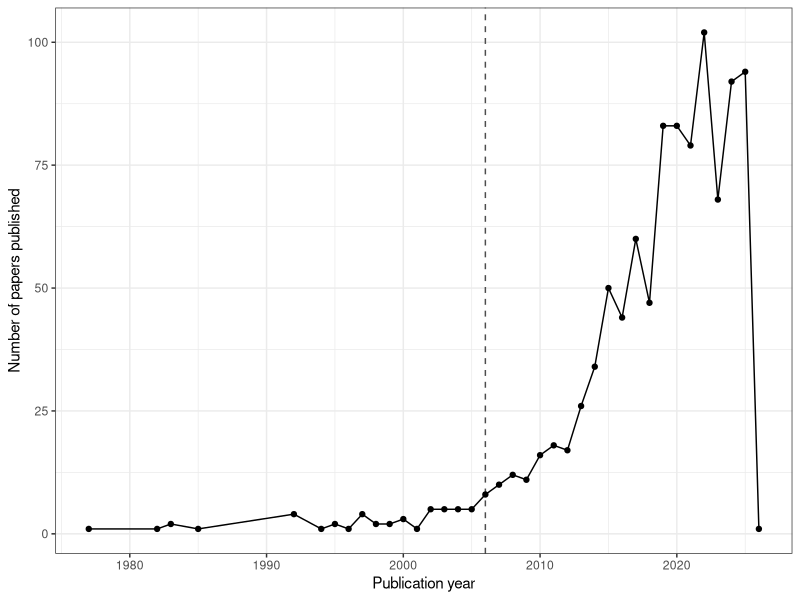
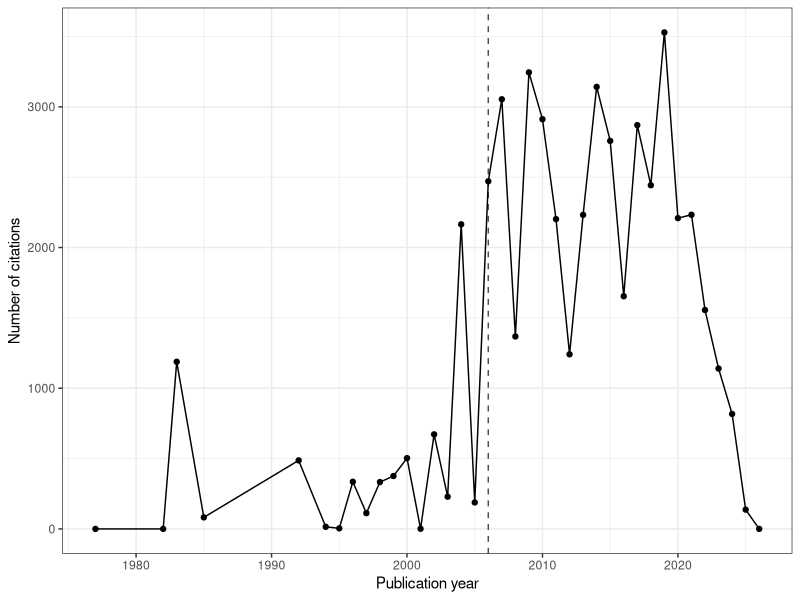
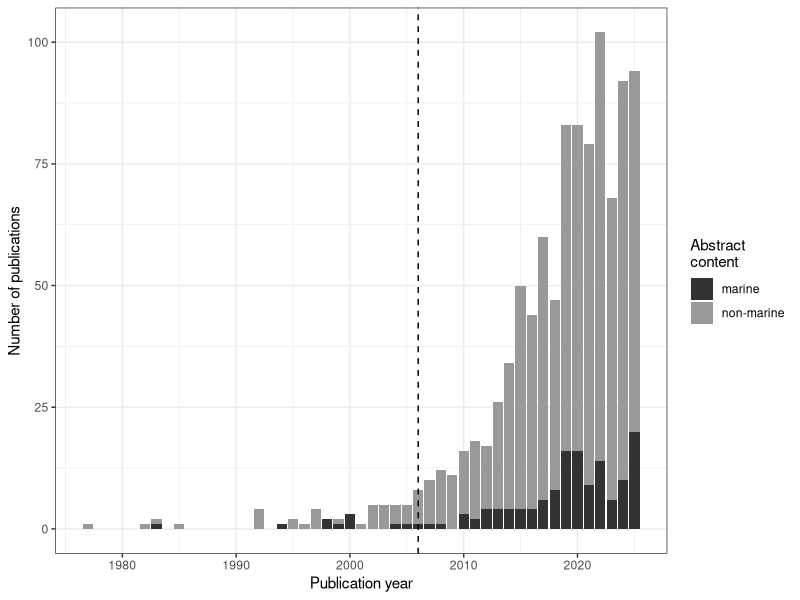
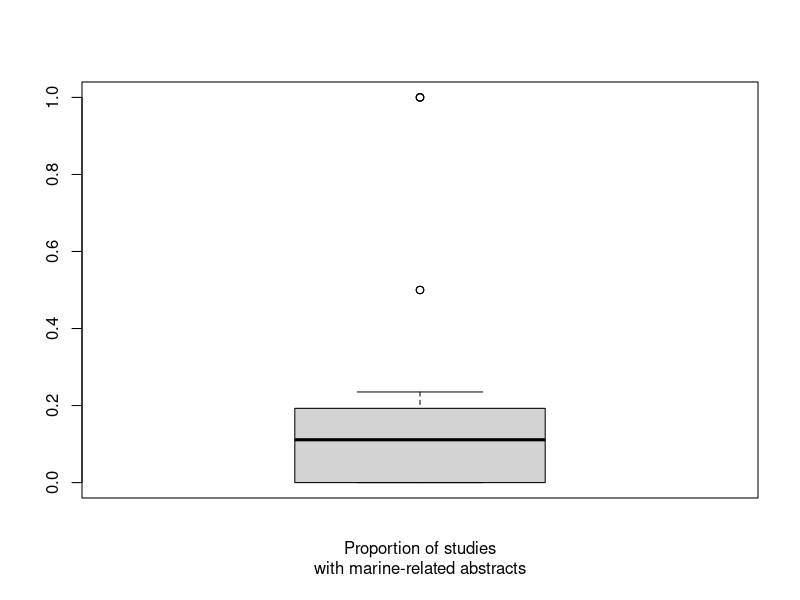
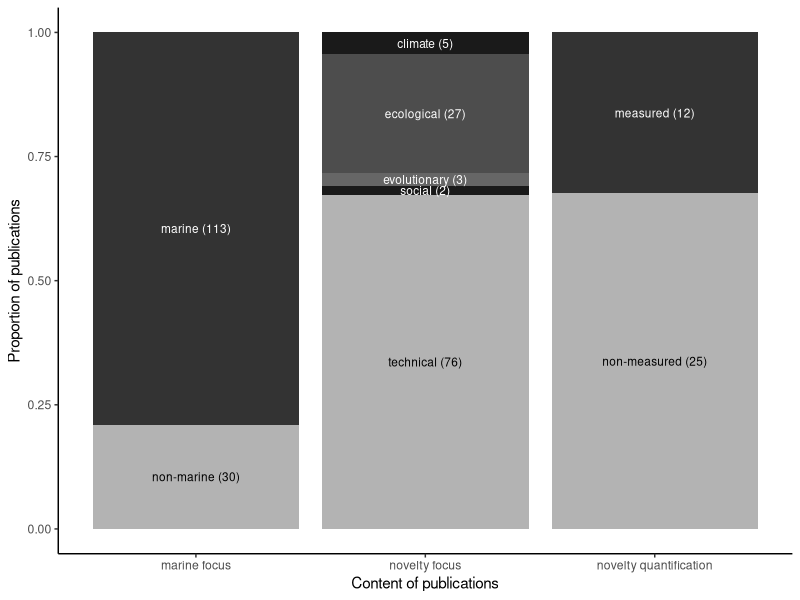
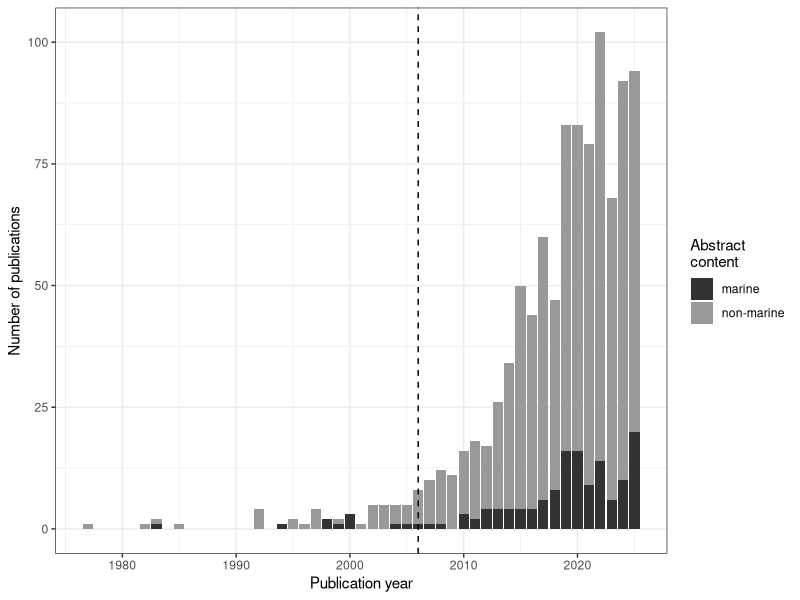
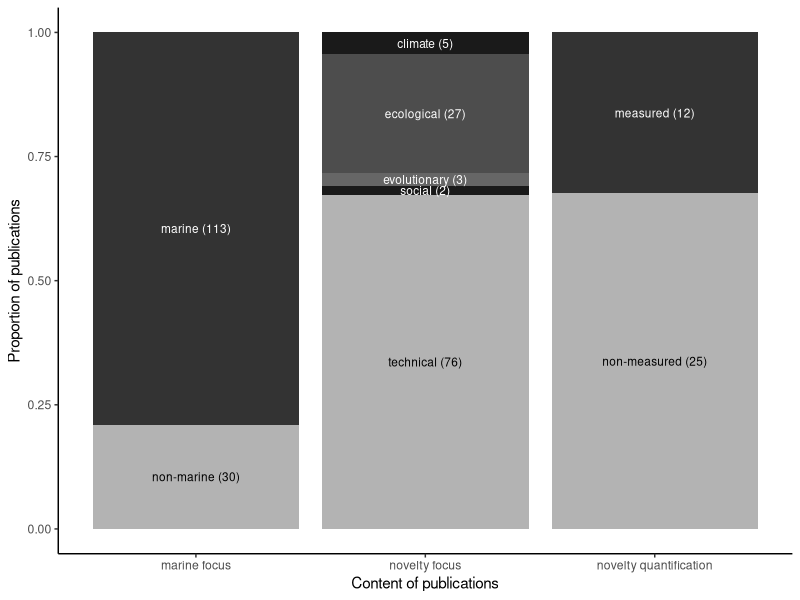

The R source for these figures, in order:
##-----------------------------------------------##
##  METHODS IN ECOLOGY AND EVOLUTION REVIEW      ##
##  Quantifying and defining marine novelty      ##
##  Emer Cunningham - November 2025              ##
##-----------------------------------------------##

# load packages
library(ragg) # for saving plots
library(readxl) # for reading WoS search exports
library(tidyverse) # for many helpful functions

# load Web of Science searches -- 7 November 2025
# query link below, downloaded top 1000 most relevant search results
# https://www.webofscience.com/wos/woscc/summary/204dbc23-69f9-4d29-9dd2-e3d19d1a2d4a-018716c2f8/0502142a-9a8e-40c6-bc27-5046ff867728-018716bbbd/relevance/1
# i.e., (((TS = novel ecosyste*) OR (TS = ecological novelty)) OR (TS = novel ecolog*))
wos_dat <- read_excel("data/savedrecs.xls")

#

#### 1. process WoS search data #####

# check
head(wos_dat)
names(wos_dat)

# let's clean some things up -- select and rename columns
wos_dat <- wos_dat %>%
  rename_all(tolower) %>%
  select("document type", "publication year", "publication date", 
         "article title", "source title", "language",
         "authors", "author keywords", "abstract", 
         "times cited, all databases", "publisher") %>%
  rename_with(~ gsub(" ","_", .x), contains(" "))

# some summary tables:

# types of literature
summary_doc_type_dat <- wos_dat %>%
  group_by(document_type) %>%
  summarise(count = n()) %>%
  ungroup() %>%
  arrange(desc(count))

summary_doc_type_dat

# publishing papers and getting citations over time
summary_year_dat <- wos_dat %>%
  group_by(publication_year) %>%
  summarise(papers = n(),
            citations = sum(`times_cited,_all_databases`, na.rm = TRUE)) %>%
  ungroup() %>%
  arrange(desc(publication_year))

summary_year_dat

# visualise
plot_publications <- ggplot(data = summary_year_dat,
                            aes(x = publication_year, y = papers)) +
  labs(x = "Publication year", 
       y = "Number of papers published") +
  geom_vline(xintercept = 2006, lty = 2, col = "grey30") +
  geom_point() +
  geom_line() +
  theme_bw()

plot_citations <- ggplot(data = summary_year_dat,
                         aes(x = publication_year, y = citations)) +
  labs(x = "Publication year", 
       y = "Number of citations") +
  geom_vline(xintercept = 2006, lty = 2, col = "grey30") +
  geom_point() +
  geom_line() +
  theme_bw()

plot_publications
plot_citations

#

#### 2. identify marine-related works ####

# search for marine / aquatic / ocean / coast / benthic / pelagic / estuary

# simple table search -- is "marine" in the title?
wos_dat %>%
  pull(article_title) %>%
  str_detect(pattern = "marine") %>%
  table()

# create a vector of marine terms to look for
marine_terms <- c("marine", "aquatic", "ocean", "coast",
                  "benth", "pelagi", "estuar")

# we're happy to find any one of these terms -- use the "or" symbol
marine_terms_or <- paste(marine_terms, collapse = "|")

# detect these strings in the title and abstract of each article
wos_dat <- wos_dat %>%
  mutate(watery_title = case_when(str_detect(article_title,
                                             marine_terms_or) == TRUE  ~ "marine",
                                  .default = "non-marine")) %>%
  mutate(watery_abstract = case_when(str_detect(abstract,
                                                marine_terms_or) == TRUE ~ "marine",
                                     .default = "non-marine"))

# what are our proportions looking like?
table(wos_dat$watery_title)    # 36 marine-related titles
table(wos_dat$watery_abstract) # 143 marine-related abstracts

#

# re-do the papers-over-time-plot by marine and non-marine contributions
watery_abstract_dat <- wos_dat %>%
  group_by(publication_year, watery_abstract) %>%
  summarise(papers = n(),
            citations = sum(`times_cited,_all_databases`, na.rm = TRUE)) %>%
  ungroup() %>%
  arrange(desc(publication_year)) %>%
  filter(publication_year != 2026)

watery_abstract_dat

# stacked bar plot
plot_marine_abstract <- ggplot(watery_abstract_dat,
                               aes(x = publication_year, y = papers,
                                   fill = watery_abstract)) + 
  geom_bar(position = position_stack(reverse = TRUE),
           stat = "identity") +
  scale_fill_manual(values = c("grey20", "grey60")) +
  labs(x = "Publication year", y = "Number of publications",
       fill = "Abstract\ncontent") +
  geom_vline(xintercept = 2006, lty = 2) +
  theme_bw()

plot_marine_abstract

#

# over time, what proportion of published studies have marine-related abstracts?

# re-do the papers over time by marine and non-marine contributions
prop_marine_dat <- wos_dat %>%
  group_by(publication_year) %>%
  summarise(papers = n(),
            proportion = length(which(watery_abstract == "marine"))/n()) %>%
  ungroup() %>%
  arrange(desc(publication_year)) %>%
  filter(publication_year != 2026)

# visualise the spread of annual marine study proportions
boxplot(prop_marine_dat$proportion,
        xlab = "Proportion of studies\nwith marine-related abstracts")

# on average, a proportion of 18.92% of studies
# even MENTION marine or aquatic (eco)systems
mean(prop_marine_dat$proportion) * 100

# what about the "recent" studies, after 2006 (Hobbs novel ecosystems)
prop_marine_dat %>%
  filter(publication_year > 2006) %>%
  pull(proportion) %>%
  mean() # 13.03% of studies post-Hobbs mention marine terms in their abstracts

prop_marine_dat %>%
  filter(publication_year > 2006) %>%
  pull(proportion) %>%
  sd() # standard deviation = 5.74% 

#

# let's now filter for all the abstracts identified as "watery"
# what do they actually discuss? what scientific contribution? quantitative?
watery_wos_dat <- wos_dat %>%
  filter(watery_abstract == "marine")

# additionally, 22.37% of their titles are watery
table(watery_wos_dat$watery_title) 
# marine    non-marine 
# 32        111 

# save these abstracts for further manual analysis of their content
#write.csv(watery_wos_dat, "output/watery-web-of-science-results.csv")

#

#### 3. analyse marine-related abstracts ####

# I manually read these abstracts and assigned them to a few categories:

# marine_content = assess whether the paper is about marine science
# dimension = broad content of the paper: do the authors study climate novelty,
#             ecological, evolutionary, or social novelty, or just use novelty
#             as a "technical" term?
# novelty_measured = do the authors quantify novelty directly? 
# novelty_study_type = note the context for novelty research: are we studying
#                      empirical ecological novelty or biotechnology innovation?
# study_system = note the paper's focal taxa, place, or field

# read in the manually-assigned abstracts
marine_dat <- read.csv("output/watery-web-of-science-results_EC.csv")

# let's firstly visualise everything
marine_stack_dat <- marine_dat %>%
  select(marine_content:novelty_measured) %>%
  mutate(marine_content = ifelse(marine_content == TRUE,
                                 "marine",
                                 "non-marine"),
         novelty_measured = ifelse(novelty_measured == TRUE,
                                   "measured",
                                   "non-measured"),
         novelty_measured = ifelse(dimension == "technical",
                                   NA,
                                   novelty_measured)) %>%
  pivot_longer(cols = (marine_content:novelty_measured),
               names_to = "bar",
               values_to = "class") %>%
  filter(!is.na(class)) %>%
  group_by(bar, class) %>%
  summarise(number_abstracts = length(class)) %>%
  ungroup()

# check
marine_stack_dat

# also calculate proportions
marine_stack_dat <- marine_stack_dat %>%
  group_by(bar) %>%
  mutate(prop_abstracts = number_abstracts / sum(number_abstracts))

# also make an annoying string like: "dimension (number_abstracts)"
marine_stack_dat <- marine_stack_dat %>%
  mutate(label = paste(class, " (", number_abstracts, ")",
                       sep = ""))

# # plot
# ggplot(data = marine_stack_dat,
#        aes(x = factor(bar, levels = c("marine_content",
#                                       "dimension",
#                                       "novelty_measured",
#                                       "novelty_study_type")), 
#            y = prop_abstracts,
#            fill = class)) +
#   labs(x = "Content of publications",
#        y = "Proportion of publications") +
#   geom_bar(position = "stack", stat = "identity") +
#   geom_text(aes(label = class), 
#             size = 3, position = position_stack(vjust = 0.5)) +
#   theme(legend.position = "none")

# # set class colours (corresponding to all alphabetised "class" observations):
# class_colours <- c("#785EF0", "#DC267F", "#FE6100", "grey20", "grey20",
#                    "grey60", "grey60", "#FFB000", "grey60") # IBM scheme
# text_colours <- c("black", "black", "black", "black", "black",
#                   "white", "black", "white", "black")

# set a fully grayscale version of colours:
class_colours_bw <- c("grey10", "grey30", "grey40", "grey20", "grey20",
                      "grey70", "grey70", "grey10", "grey70")
text_colours_bw <- c("white", "white", "white", "white", "black",
                     "white", "black", "white", "black")

#

# plot without novelty_study_type
plot_marine_stack <- ggplot(
  data = marine_stack_dat %>%
    filter(bar != "novelty_study_type"),
  aes(x = factor(bar, levels = c("marine_content",
                                 "dimension",
                                 "novelty_measured")), 
      y = prop_abstracts,
      fill = class)) +
  scale_fill_manual(values = class_colours_bw) +
  scale_x_discrete(labels = c("marine focus", "novelty focus",
                              "novelty quantification")) +
  labs(x = "Content of publications",
       y = "Proportion of publications") +
  geom_bar(position = "stack", stat = "identity") +
  geom_text(aes(label = label), 
            size = 3, position = position_stack(vjust = 0.5),
            colour = text_colours_bw) +
  theme_classic() +
  theme(legend.position = "none")

# visualise
plot_marine_stack

#

### let's check the statistics ###

# how many marine-related papers actually had a marine focus?
marine_dat %>%
  pull(marine_content) %>%
  table()

(113/143) * 100 # papers = 79.02% marine

# how many of these marine-focused papers considered novel ecosystems?
marine_dat %>%
  filter(marine_content == TRUE) %>%
  pull(dimension) %>%
  table()

(37/113) * 100 # papers = 32.74% marine novelty

# how many of these marine novelty-focused papers directly measure novelty?
marine_dat %>%
  filter(marine_content == TRUE,
         dimension != "technical") %>%
  pull(novelty_measured) %>%
  table()

(12/37) * 100 # papers = 32.43% quantitative marine novelty

#

# and that means, that out of a total of 1000 search results:
113/1000 * 100 # 11.30% of papers are marine,
37/1000 * 100  #  3.70% of papers are about novel marine ecosystems, and
12/1000 * 100  #  1.20% of papers quantify novel marine ecosystems

#

# now: the marine + novelty + quantitative studies!

# let's save all of the true ecosystem attribute papers that measure novelty
# (our key focus of quantitative novelty in marine ecosystems)
focus_dat <- marine_dat %>%
  filter(marine_content == TRUE,
         dimension %in% c("ecological", "evolutionary", "climate", "social"),
         novelty_measured == TRUE) %>%
  select(-X) %>%
  as_tibble()

# check
focus_dat

#

#

#

#### 4. save figures ####

# overview (n = 1000)

agg_png("figures/marine-abstracts-over-time.png",
        width = 7, height = 3.5, units = "in",
        scaling = 1, res = 1000)

plot_marine_abstract

dev.off()

# marine abstracts (n = 143)

agg_png("figures/marine-abstracts-content.png",
        width = 5, height = 4.5, units = "in",
        scaling = 1, res = 1000)

plot_marine_stack

dev.off()

#
